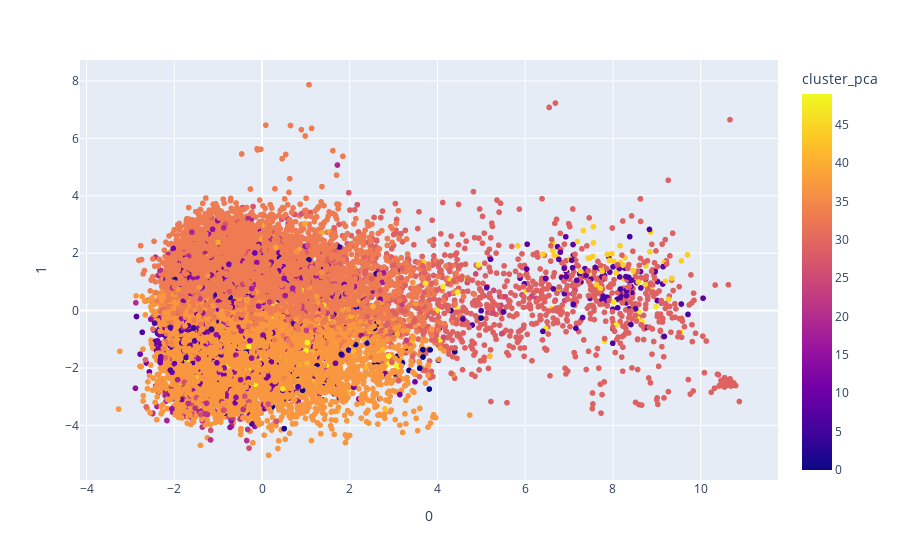

Notebook code for this chart:
### Markdown cell above
## Aula 3.3 Analisando o cluster

### Code cell
fig = px.scatter(
   projection_m, x=0, y=1, color='cluster_pca', hover_data=[0, 1, 'song'])
fig.show()

### Figure 1 — Plotly figure (JSON) as saved in the notebook; plotly's stock layout.template omitted (floating-point values rounded to 4 significant figures; data arrays with more than 128 entries replaced by an {"elided": "..."} marker saying what was removed)
{"data": [{"customdata": {"elided": "20311x1 str values"}, "hovertemplate": "0=%{x}<br>1=%{y}<br>song=%{customdata[0]}<br>cluster_pca=%{marker.color}<extra></extra>", "legendgroup": "", "marker": {"color": {"elided": "20311 int values"}, "coloraxis": "coloraxis", "symbol": "circle"}, "mode": "markers", "name": "", "showlegend": false, "type": "scattergl", "x": {"elided": "20311 float values"}, "xaxis": "x", "y": {"elided": "20311 float values"}, "yaxis": "y"}], "layout": {"coloraxis": {"colorbar": {"title": {"text": "cluster_pca"}}, "colorscale": [[0, "#0d0887"], [0.1111, "#46039f"], [0.2222, "#7201a8"], [0.3333, "#9c179e"], [0.4444, "#bd3786"], [0.5556, "#d8576b"], [0.6667, "#ed7953"], [0.7778, "#fb9f3a"], [0.8889, "#fdca26"], [1, "#f0f921"]]}, "legend": {"tracegroupgap": 0}, "margin": {"t": 60}, "xaxis": {"anchor": "y", "domain": [0, 1], "title": {"text": "0"}}, "yaxis": {"anchor": "x", "domain": [0, 1], "title": {"text": "1"}}}}
